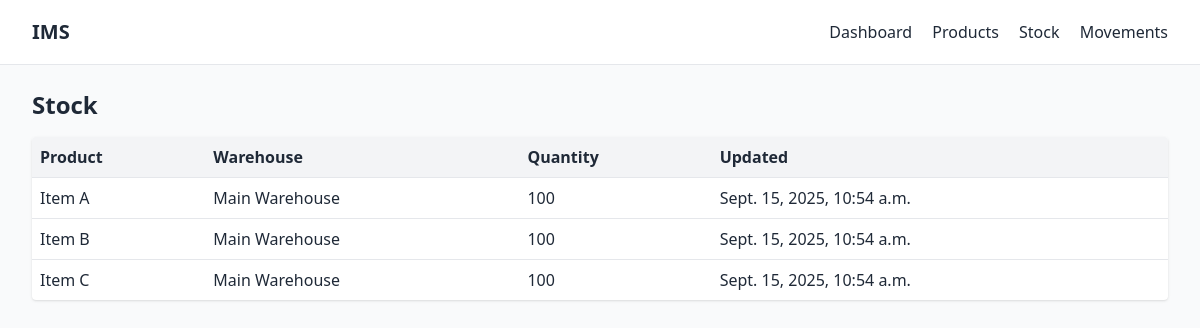
/stock/, run on the app's committed database.
### inventory/models.py (models this page shows, shortened)
class TimeStampedModel(models.Model):
    created_at = models.DateTimeField(auto_now_add=True)
    updated_at = models.DateTimeField(auto_now=True)
    class Meta:
        abstract = True

class Stock(TimeStampedModel):
    product = models.ForeignKey(Product, on_delete=models.CASCADE, related_name='stock')
    warehouse = models.ForeignKey(Warehouse, on_delete=models.CASCADE, related_name='stock')
    quantity = models.IntegerField(default=0)
    class Meta:
        unique_together = ('product', 'warehouse')

class Product(TimeStampedModel):
    sku = models.CharField(max_length=64, unique=True)
    name = models.CharField(max_length=255)
    category = models.ForeignKey(Category, on_delete=models.PROTECT, related_name='products')
    supplier = models.ForeignKey(Supplier, on_delete=models.SET_NULL, null=True, blank=True, related_name='products')
    description = models.TextField(blank=True)
    unit_price = models.DecimalField(max_digits=12, decimal_places=2)
    is_active = models.BooleanField(default=True)

class Warehouse(TimeStampedModel):
    name = models.CharField(max_length=120)
    location = models.CharField(max_length=255, blank=True)

### inventory/views.py (the view)
# urls.py: path('stock/', stock_page, name='stock_page'),
def stock_page(request):
    items = Stock.objects.select_related('product', 'warehouse').all()[:500]
    return render(request, 'stock.html', {'items': items})

### templates/stock.html (shortened to what this page needs)
{% extends 'base.html' %}
{% block content %}
<h1 class="text-2xl font-semibold mb-4">Stock</h1>
<div class="overflow-auto bg-white rounded shadow">
<table class="min-w-full text-left">
  <thead class="bg-gray-100">
    <tr>
      <th class="p-2">Product</th>
      <th class="p-2">Warehouse</th>
      <th class="p-2">Quantity</th>
      <th class="p-2">Updated</th>
    </tr>
  </thead>
  <tbody>
    {% for s in items %}
    <tr class="border-t">
      <td class="p-2">{{ s.product.name }}</td>
      <td class="p-2">{{ s.warehouse.name }}</td>
      <td class="p-2">{{ s.quantity }}</td>
      <td class="p-2">{{ s.updated_at }}</td>
    </tr>
    {% empty %}
    <tr><td colspan="4" class="p-4 text-center text-gray-500">No stock entries</td></tr>
    {% endfor %}
  </tbody>
</table>
</div>
{% endblock %}

### data on the page
Stock: product.name "Item A", warehouse.name "Main Warehouse", quantity "100", updated_at "Sept. 15, 2025, 10:54 a.m."
Stock: product.name "Item B", warehouse.name "Main Warehouse", quantity "100", updated_at "Sept. 15, 2025, 10:54 a.m."
Stock: product.name "Item C", warehouse.name "Main Warehouse", quantity "100", updated_at "Sept. 15, 2025, 10:54 a.m."
